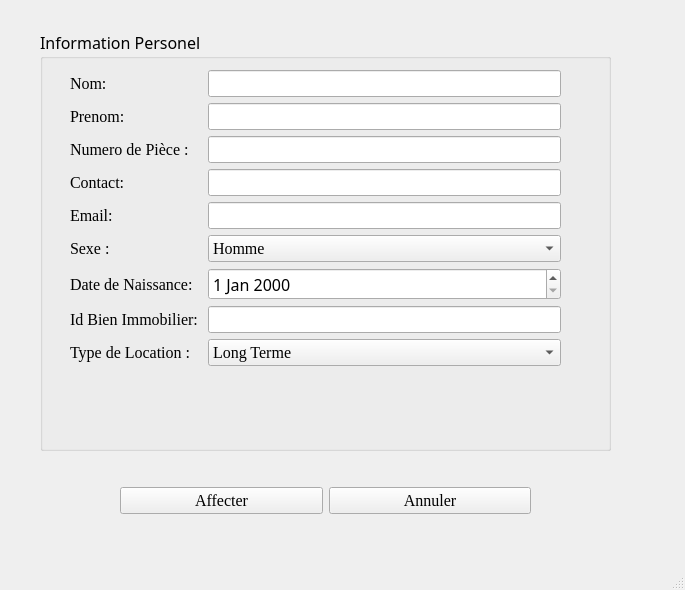
<?xml version="1.0" encoding="UTF-8"?>
<ui version="4.0">
 <class>GestAffecterBI</class>
 <widget class="QMainWindow" name="GestAffecterBI">
  <property name="geometry">
   <rect>
    <x>0</x>
    <y>0</y>
    <width>685</width>
    <height>590</height>
   </rect>
  </property>
  <property name="windowTitle">
   <string>MainWindow</string>
  </property>
  <widget class="QWidget" name="centralwidget">
   <widget class="QGroupBox" name="groupBox">
    <property name="geometry">
     <rect>
      <x>40</x>
      <y>30</y>
      <width>571</width>
      <height>421</height>
     </rect>
    </property>
    <property name="font">
     <font>
      <family>Algerian</family>
      <pointsize>12</pointsize>
     </font>
    </property>
    <property name="title">
     <string>Information Personel</string>
    </property>
    <widget class="QWidget" name="formLayoutWidget">
     <property name="geometry">
      <rect>
       <x>30</x>
       <y>40</y>
       <width>491</width>
       <height>364</height>
      </rect>
     </property>
     <layout class="QFormLayout" name="formLayout">
      <item row="0" column="0">
       <widget class="QLabel" name="label">
        <property name="font">
         <font>
          <family>Times New Roman</family>
          <pointsize>12</pointsize>
         </font>
        </property>
        <property name="text">
         <string>Nom: </string>
        </property>
       </widget>
      </item>
      <item row="0" column="1">
       <widget class="QLineEdit" name="lineEditNom">
        <property name="font">
         <font>
          <family>Times New Roman</family>
         </font>
        </property>
       </widget>
      </item>
      <item row="1" column="0">
       <widget class="QLabel" name="label_2">
        <property name="font">
         <font>
          <family>Times New Roman</family>
          <pointsize>12</pointsize>
         </font>
        </property>
        <property name="text">
         <string>Prenom: </string>
        </property>
       </widget>
      </item>
      <item row="1" column="1">
       <widget class="QLineEdit" name="lineEditPrenom">
        <property name="font">
         <font>
          <family>Times New Roman</family>
         </font>
        </property>
       </widget>
      </item>
      <item row="2" column="0">
       <widget class="QLabel" name="label_5">
        <property name="font">
         <font>
          <family>Times New Roman</family>
          <pointsize>12</pointsize>
         </font>
        </property>
        <property name="text">
         <string>Numero de Pièce :</string>
        </property>
       </widget>
      </item>
      <item row="2" column="1">
       <widget class="QLineEdit" name="lineEditNumPiece">
        <property name="font">
         <font>
          <family>Times New Roman</family>
         </font>
        </property>
       </widget>
      </item>
      <item row="3" column="0">
       <widget class="QLabel" name="label_6">
        <property name="font">
         <font>
          <family>Times New Roman</family>
          <pointsize>12</pointsize>
         </font>
        </property>
        <property name="text">
         <string>Contact: </string>
        </property>
       </widget>
      </item>
      <item row="3" column="1">
       <widget class="QLineEdit" name="lineEditContact">
        <property name="font">
         <font>
          <family>Times New Roman</family>
         </font>
        </property>
       </widget>
      </item>
      <item row="4" column="0">
       <widget class="QLabel" name="label_4">
        <property name="font">
         <font>
          <family>Times New Roman</family>
          <pointsize>12</pointsize>
         </font>
        </property>
        <property name="text">
         <string>Email: </string>
        </property>
       </widget>
      </item>
      <item row="4" column="1">
       <widget class="QLineEdit" name="lineEditEMail">
        <property name="font">
         <font>
          <family>Times New Roman</family>
         </font>
        </property>
       </widget>
      </item>
      <item row="5" column="0">
       <widget class="QLabel" name="label_10">
        <property name="font">
         <font>
          <family>Times New Roman</family>
         </font>
        </property>
        <property name="text">
         <string>Sexe :</string>
        </property>
       </widget>
      </item>
      <item row="5" column="1">
       <widget class="QComboBox" name="comboBoxSexe">
        <property name="font">
         <font>
          <family>Times New Roman</family>
         </font>
        </property>
        <item>
         <property name="text">
          <string>Homme</string>
         </property>
        </item>
        <item>
         <property name="text">
          <string>Femme</string>
         </property>
        </item>
       </widget>
      </item>
      <item row="6" column="0">
       <widget class="QLabel" name="label_7">
        <property name="font">
         <font>
          <family>Times New Roman</family>
          <pointsize>12</pointsize>
         </font>
        </property>
        <property name="text">
         <string>Date de Naissance:</string>
        </property>
       </widget>
      </item>
      <item row="6" column="1">
       <widget class="QDateEdit" name="dateEditDateDeNaissance">
        <property name="font">
         <font>
          <family>Vani</family>
         </font>
        </property>
       </widget>
      </item>
      <item row="7" column="0">
       <widget class="QLabel" name="label_3">
        <property name="font">
         <font>
          <family>Times New Roman</family>
         </font>
        </property>
        <property name="text">
         <string>Id Bien Immobilier: </string>
        </property>
       </widget>
      </item>
      <item row="7" column="1">
       <widget class="QLineEdit" name="lineEditIdBien">
        <property name="font">
         <font>
          <family>Times New Roman</family>
         </font>
        </property>
       </widget>
      </item>
      <item row="8" column="0">
       <widget class="QLabel" name="label_8">
        <property name="font">
         <font>
          <family>Times New Roman</family>
         </font>
        </property>
        <property name="text">
         <string>Type de Location :</string>
        </property>
       </widget>
      </item>
      <item row="8" column="1">
       <widget class="QComboBox" name="comboBoxTypeLocation">
        <property name="font">
         <font>
          <family>Times New Roman</family>
         </font>
        </property>
        <item>
         <property name="text">
          <string>Long Terme</string>
         </property>
        </item>
        <item>
         <property name="text">
          <string>Journalière</string>
         </property>
        </item>
       </widget>
      </item>
     </layout>
    </widget>
   </widget>
   <widget class="QWidget" name="gridLayoutWidget">
    <property name="geometry">
     <rect>
      <x>120</x>
      <y>480</y>
      <width>411</width>
      <height>41</height>
     </rect>
    </property>
    <layout class="QGridLayout" name="gridLayout">
     <item row="0" column="1">
      <widget class="QPushButton" name="pushButtonAnnuler">
       <property name="font">
        <font>
         <family>Times New Roman</family>
         <pointsize>12</pointsize>
        </font>
       </property>
       <property name="text">
        <string>Annuler</string>
       </property>
      </widget>
     </item>
     <item row="0" column="0">
      <widget class="QPushButton" name="pushButtonAffecter">
       <property name="font">
        <font>
         <family>Times New Roman</family>
         <pointsize>12</pointsize>
        </font>
       </property>
       <property name="text">
        <string>Affecter</string>
       </property>
      </widget>
     </item>
    </layout>
   </widget>
  </widget>
  <widget class="QMenuBar" name="menubar">
   <property name="geometry">
    <rect>
     <x>0</x>
     <y>0</y>
     <width>685</width>
     <height>28</height>
    </rect>
   </property>
  </widget>
  <widget class="QStatusBar" name="statusbar"/>
 </widget>
 <resources/>
 <connections/>
</ui>
